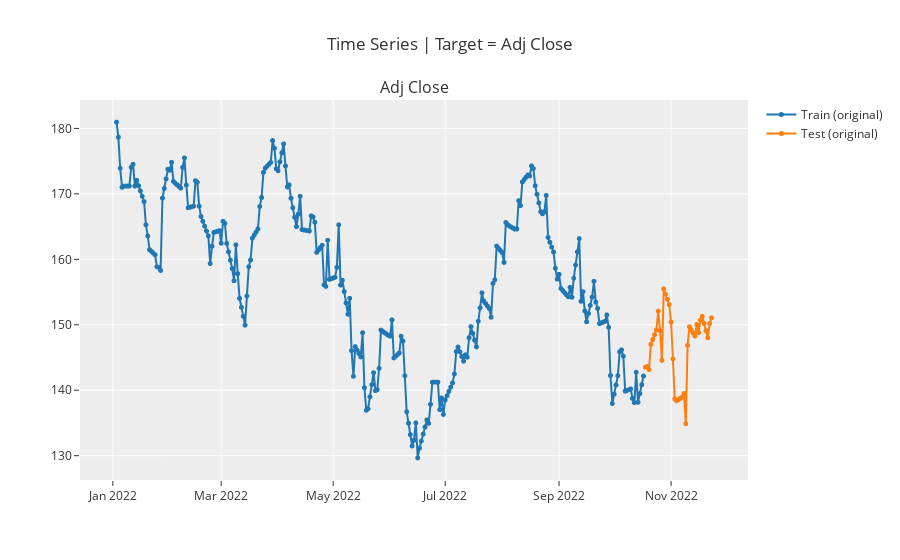

Notebook cell for this chart:
### Code cell
exp.plot_model(plot='train_test_split')

### Figure 1 — Plotly figure (JSON) as saved in the notebook; plotly's stock layout.template omitted (floating-point values rounded to 4 significant figures; data arrays with more than 128 entries replaced by an {"elided": "..."} marker saying what was removed)
{"data": [{"line": {"color": "rgb(31, 119, 180)", "width": 2}, "marker": {"color": "rgb(31, 119, 180)", "size": 5}, "mode": "lines+markers", "name": "Train (original)", "type": "scattergl", "x": {"elided": "325 str values"}, "xaxis": "x", "y": {"elided": "325 float values"}, "yaxis": "y"}, {"line": {"color": "rgb(255, 127, 14)", "width": 2}, "marker": {"color": "rgb(255, 127, 14)", "size": 5}, "mode": "lines+markers", "name": "Test (original)", "type": "scattergl", "x": {"elided": "325 str values"}, "xaxis": "x", "y": {"elided": "325 float values"}, "yaxis": "y"}], "layout": {"annotations": [{"font": {"size": 16}, "showarrow": false, "text": "Adj Close", "x": 0.5, "xanchor": "center", "xref": "paper", "y": 1, "yanchor": "bottom", "yref": "paper"}], "showlegend": true, "title": {"text": "Time Series | Target = Adj Close"}, "xaxis": {"anchor": "y", "domain": [0, 1]}, "yaxis": {"anchor": "x", "domain": [0, 1]}}}
